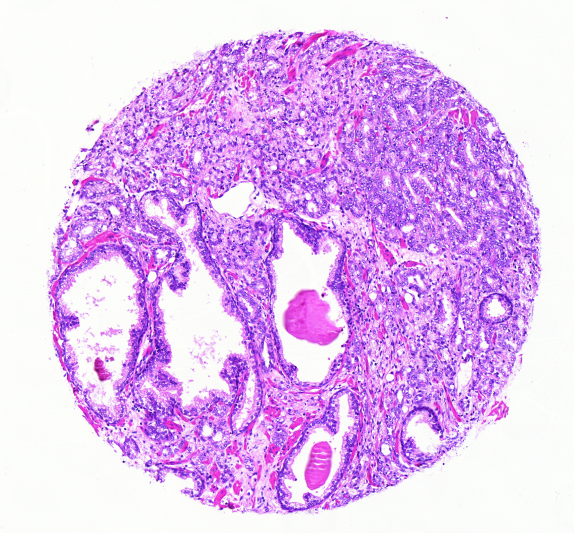
#> input picture Collection 1/HE/1.1.bmp, 1147 x 1066 px (shown at 1/2 size)
$ python main.py
#> lines starting #> are read from the running program, lines starting #| are printed output that depends on the picture
import numpy as np
import matplotlib.pyplot as plt
import cv2
import os

col1 = "Collection 1"
HE_1 = os.path.join(col1, "HE")
AMACR_1 = os.path.join(col1, "p63AMACR")

import cv2
import numpy as np

# Load
img1 = cv2.imread("Collection 1/HE/1.1.bmp")
#> img1 is the input picture: shape (1066, 1147, 3); mean B, G, R 241.9, 189, 226.7
img2 = cv2.imread("Collection 1/p63AMACR/1.1.bmp")
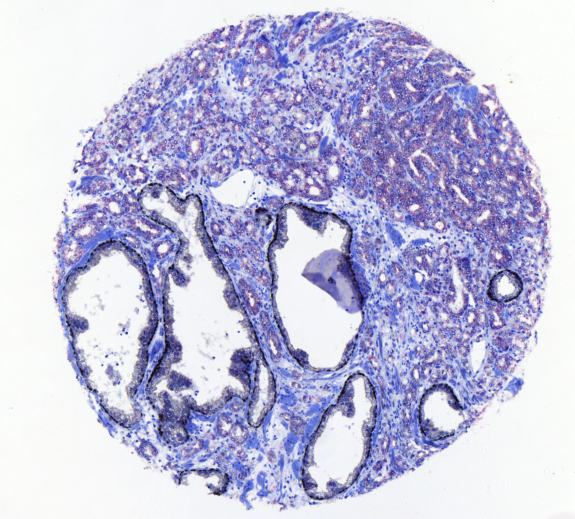
#> input picture Collection 1/p63AMACR/1.1.bmp, 1149 x 1037 px (shown at 1/2 size)
#> img2 is the input picture: shape (1037, 1149, 3); mean B, G, R 220, 191.9, 192.7

# grayscale
gray1 = cv2.cvtColor(img1, cv2.COLOR_BGR2GRAY)
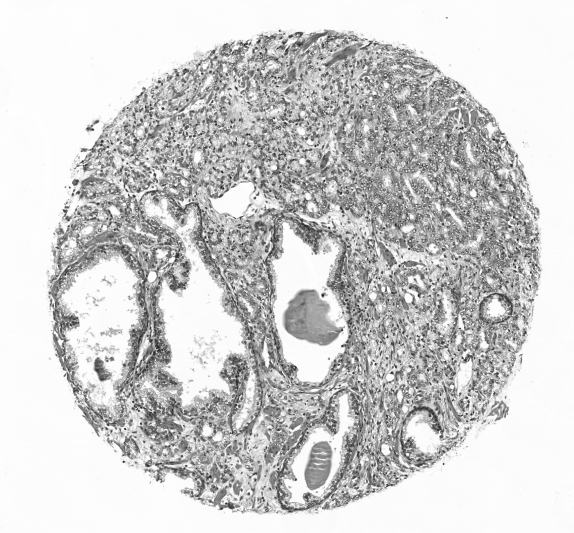
#> gray1: shape (1066, 1147) (shown at 1/2 size); min 14, max 255, mean 206.3
gray2 = cv2.cvtColor(img2, cv2.COLOR_BGR2GRAY)
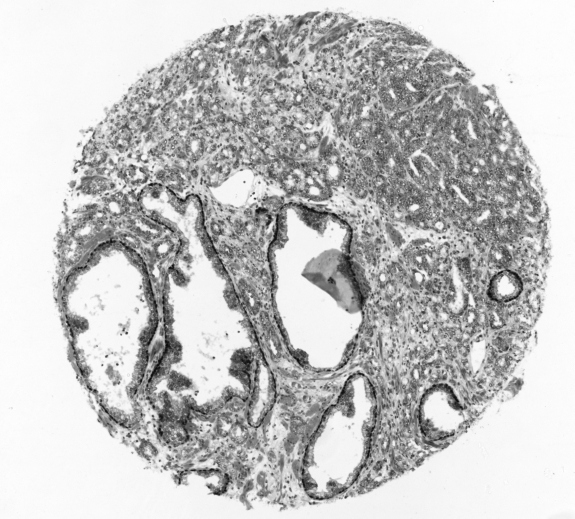
#> gray2: shape (1037, 1149) (shown at 1/2 size); min 10, max 255, mean 195.3


def makePairHalfSize(image1, image2):
    # Get dimensions
    height1, width1 = image1.shape[:2]
#> height1 = 1066; width1 = 1147
    height2, width2 = image2.shape[:2]
#> height2 = 1037; width2 = 1149

    # Calculate new dimensions
    new_width1, new_height1 = width1 // 2, height1 // 2
#> new_width1 = 573; new_height1 = 533
    new_width2, new_height2 = width2 // 2, height2 // 2
#> new_width2 = 574; new_height2 = 518

    # Resize images
    resized_image1 = cv2.resize(image1, (new_width1, new_height1))
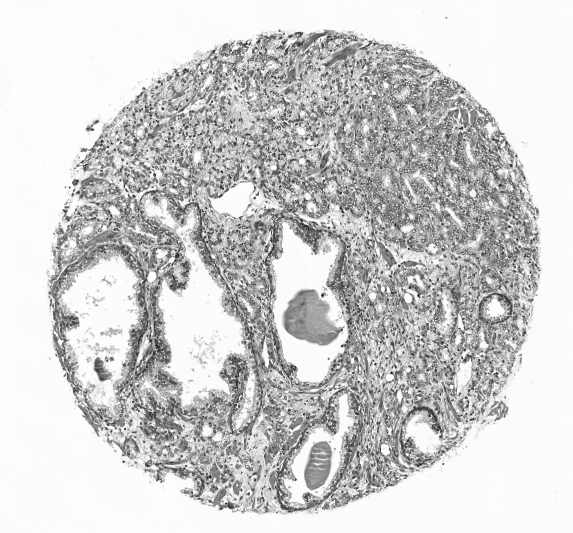
#> resized_image1: shape (533, 573); min 14, max 255, mean 206.3
    resized_image2 = cv2.resize(image2, (new_width2, new_height2))
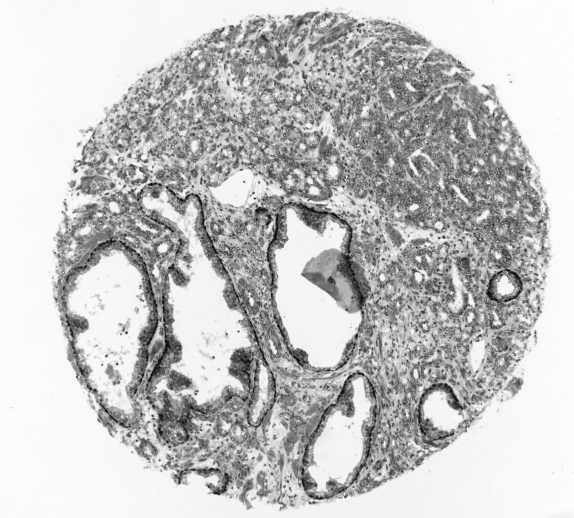
#> resized_image2: shape (518, 574); min 10, max 254, mean 195.2

    return resized_image1, resized_image2
# half size
gray1, gray2 = makePairHalfSize(gray1, gray2)

def plotImagepair(image1, image2, title1="Image 1", title2="Image 2"):
#> called with title1 = 'Image 1 - HE', title2 = 'Image 2 - AMACR'
    plt.figure(figsize=(10, 5))
    plt.subplot(1, 2, 1)
    plt.imshow(cv2.cvtColor(image1, cv2.COLOR_BGR2RGB))
    plt.title(title1)
    plt.axis("off")

    plt.subplot(1, 2, 2)
    plt.imshow(cv2.cvtColor(image2, cv2.COLOR_BGR2RGB))
    plt.title(title2)
    plt.axis("off")

    plt.show()
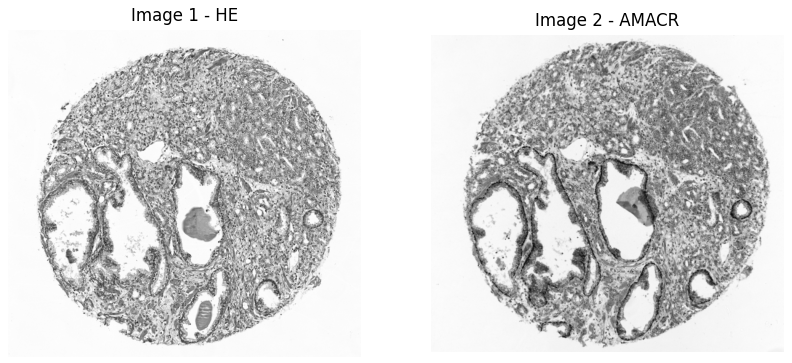
#> figure drawn by matplotlib, 2 panels

# Display the images
plotImagepair(gray1, gray2, title1="Image 1 - HE", title2="Image 2 - AMACR")

# testing
#hello0
